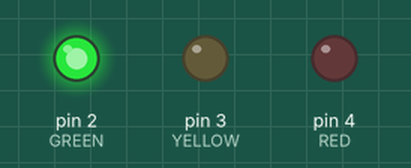
Simulated run of this sketch. Board: Arduino Uno, built with avr-gcc and run on an emulated ATmega328P. Parts: output pins drawn as LEDs (lit = HIGH).

Above: at 2.5 s.
At 6.0 s:
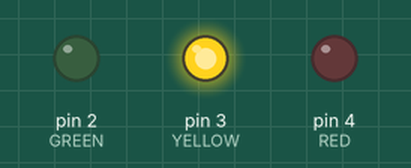
At 9.5 s:
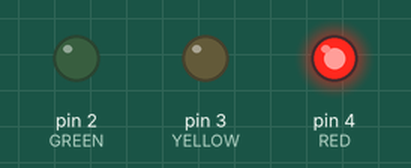
Timing chart, 0 to 15.6 s (numbered marks = the images above):
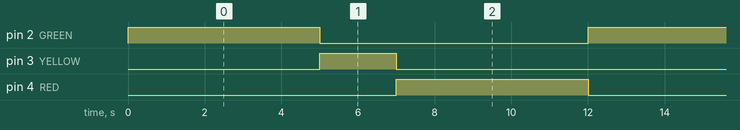

Measured:
- by itself, pin 2 (GREEN), pin 4 (RED): alternates HIGH for 5.0 s and LOW for 7.0 s
- by itself, pin 3 (YELLOW): alternates HIGH for 2.0 s and LOW for 10.0 s
- by itself, everything shown: repeats every 12.0 s, in 3 steps

The sketch:

arduino_traffic_light_code.ino
```cpp
// variables
int GREEN = 2;
int YELLOW = 3;
int RED = 4;
int DELAY_GREEN = 5000;
int DELAY_YELLOW = 2000;
int DELAY_RED = 5000;


// basic functions
void setup()
{
  pinMode(GREEN, OUTPUT);
  pinMode(YELLOW, OUTPUT);
  pinMode(RED, OUTPUT);
}

void loop()
{
  green_light();
  delay(DELAY_GREEN);
  yellow_light();
  delay(DELAY_YELLOW);
  red_light();
  delay(DELAY_RED);
}

void green_light()
{
  digitalWrite(GREEN, HIGH);
  digitalWrite(YELLOW, LOW);
  digitalWrite(RED, LOW);
}

void yellow_light()
{
  digitalWrite(GREEN, LOW);
  digitalWrite(YELLOW, HIGH);
  digitalWrite(RED, LOW);
}

void red_light()
{
  digitalWrite(GREEN, LOW);
  digitalWrite(YELLOW, LOW);
  digitalWrite(RED, HIGH);
}
```
